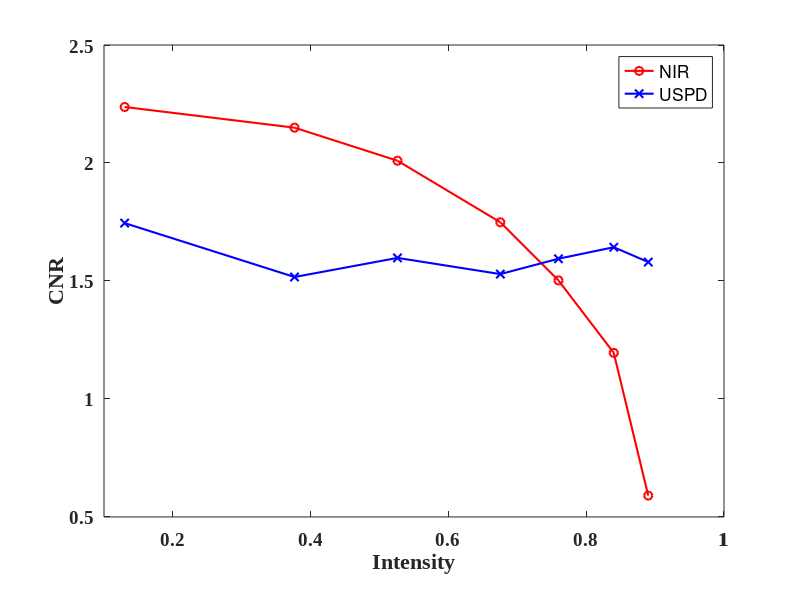

Here is the MATLAB script that generated this plot:
x = [ 0.13  0.3766 0.526 0.6753 0.7597 0.84 0.89];
y1 = [ 2.2373 2.1497 2.0096 1.7488 1.5024 1.1953 0.5906];
% 绘制第一条折线图
plot(x, y1, 'r-o', 'LineWidth', 1.5);
hold on;

% 第二组数据
 y2 = [ 1.7453 1.5168 1.5978 1.5292 1.5943 1.6431 1.5802];
% 绘制第二条折线图
plot(x, y2, 'b-x', 'LineWidth', 1.5);

% 设置图形属性
set(gca, 'FontName', 'Times New Roman', 'FontWeight', 'bold', 'FontSize', 14);
xlabel('Intensity', 'FontSize', 16, 'FontName', 'Times New Roman', 'FontWeight', 'bold');
ylabel('CNR', 'FontSize', 16, 'FontName', 'Times New Roman', 'FontWeight', 'bold');

% 设置y轴范围并确保显示4.5
ylim([0.5, 2.5]);
% yticks([0 1 2 3 4 5]);

% 设置x轴刻度
% xticks([0.2 0.4 0.6 0.8 1]);
xlim([0.1, 1]);
% 显示图例
legend('NIR', 'USPD');

% 调整图形窗口大小和位置
set(gcf, 'Position', [100 100 400 300]);

% 调整轴位置，以确保图像内容完全显示
ax = gca;
currentPosition = get(ax, 'Position');
newPosition = [0.19 0.19 0.74 0.74];
set(ax, 'Position', newPosition);

% 显示网格
grid off;

